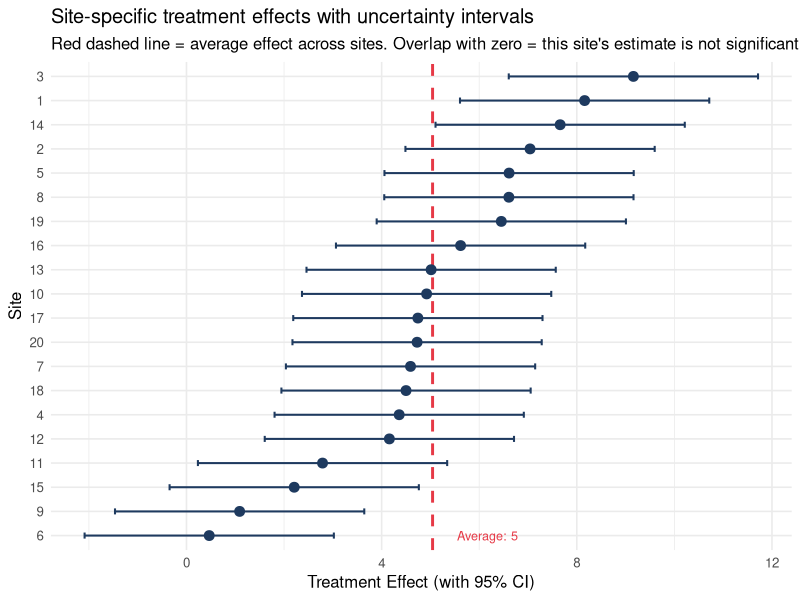
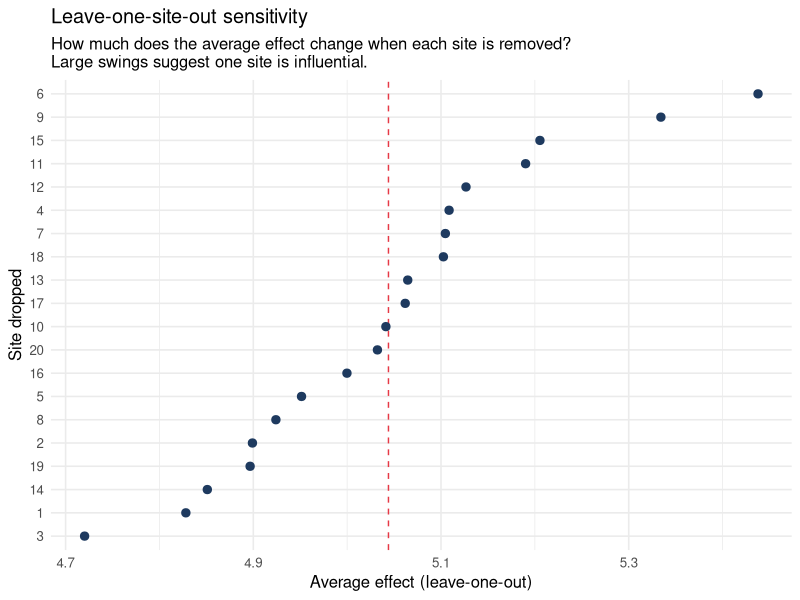

Write R code to recreate these figures, in order.
## ---- chunk 1
library(tidyverse)
library(lme4)
library(lmerTest)
library(broom.mixed)
set.seed(2024)
## ---- chunk 2
n_sites       <- 20
n_per_site    <- 40  # 20 treatment, 20 control

site_intercepts <- rnorm(n_sites, 50, 5)   # sites differ in baseline
site_effects    <- rnorm(n_sites, 5, 3)    # treatment effect varies across sites
# Average effect = 5; some sites show 8, some show 2

df_ml <- expand_grid(
  site = 1:n_sites,
  participant = 1:n_per_site
) |>
  mutate(
    treatment   = rep(c(rep(0, 20), rep(1, 20)), n_sites),
    site_base   = site_intercepts[site],
    site_effect = site_effects[site],
    outcome     = site_base + site_effect * treatment + rnorm(n(), 0, 6),
    site        = factor(site)
  )
## ---- chunk 3
# Random intercepts and slopes for sites
m_ml <- lmer(outcome ~ treatment + (treatment | site), data = df_ml)

broom.mixed::tidy(m_ml, effects = "fixed") |>
  knitr::kable(digits = 3,
    caption = "Average treatment effect across sites")

broom.mixed::tidy(m_ml, effects = "ran_pars") |>
  knitr::kable(digits = 3,
    caption = "Variance in treatment effect across sites (how heterogeneous is the effect?)")
## ---- chunk 4
# Forest plot with uncertainty intervals — not just point estimates
# Use ranef() conditional modes plus approximate SE from arm package for illustration
library(arm)

# Extract site-specific estimates: BLUP + shrinkage
site_coefs <- coef(m_ml)$site |>
  as.data.frame() |>
  rownames_to_column("site") |>
  rename(intercept = `(Intercept)`, effect = treatment)

# Approximate SE for site estimates via simulation from the fitted model
# (for a clean forest plot we use the lmer variance + residual to compute a naive SE)
n_per_site_val  <- n_per_site / 2   # ~20 per arm per site
resid_se        <- sigma(m_ml)
slope_se_approx <- resid_se / sqrt(n_per_site_val)   # rough per-site SE

site_estimates <- site_coefs |>
  mutate(
    se_approx = slope_se_approx,
    ci_lo     = effect - 1.96 * se_approx,
    ci_hi     = effect + 1.96 * se_approx
  ) |>
  arrange(effect)

avg_effect <- fixef(m_ml)["treatment"]

ggplot(site_estimates, aes(x = reorder(site, effect), y = effect)) +
  geom_hline(yintercept = avg_effect,
             color = "#e63946", linetype = "dashed", linewidth = 1) +
  geom_errorbar(aes(ymin = ci_lo, ymax = ci_hi),
                width = 0.25, color = "#1e3a5f", linewidth = 0.7) +
  geom_point(size = 3, color = "#1e3a5f") +
  annotate("text", x = 1, y = avg_effect + 0.5,
           label = paste0("Average: ", round(avg_effect, 1)),
           color = "#e63946", hjust = 0, size = 3.2) +
  coord_flip() +
  labs(
    title    = "Site-specific treatment effects with uncertainty intervals",
    subtitle = "Red dashed line = average effect across sites. Overlap with zero = this site's estimate is not significant alone.",
    x        = "Site",
    y        = "Treatment Effect (with 95% CI)"
  ) +
  theme_minimal(base_size = 12)
## ---- chunk 5
# Leave-one-site-out sensitivity: how much does the average effect change?
loo_results <- map_dfr(unique(df_ml$site), function(s) {
  df_sub <- df_ml |> filter(site != s)
  m_sub  <- lmer(outcome ~ treatment + (treatment | site),
                 data = df_sub, control = lmerControl(optimizer = "bobyqa"))
  tibble(
    dropped_site = s,
    avg_effect   = fixef(m_sub)["treatment"]
  )
})

ggplot(loo_results, aes(x = reorder(dropped_site, avg_effect), y = avg_effect)) +
  geom_hline(yintercept = fixef(m_ml)["treatment"],
             color = "#e63946", linetype = "dashed") +
  geom_point(color = "#1e3a5f", size = 2.5) +
  coord_flip() +
  labs(
    title    = "Leave-one-site-out sensitivity",
    subtitle = "How much does the average effect change when each site is removed?\nLarge swings suggest one site is influential.",
    x        = "Site dropped",
    y        = "Average effect (leave-one-out)"
  ) +
  theme_minimal(base_size = 12)
## ---- chunk 6
# Post-fit summary: what does the site-level variance tell us?
var_te  <- as.data.frame(VarCorr(m_ml))$vcov[2]
sd_te   <- sqrt(var_te)
avg_te  <- fixef(m_ml)["treatment"]

tibble(
  Quantity             = c("Average treatment effect", "SD of effect across sites",
                           "80% plausible interval for site effects",
                           "Proportion of sites where effect > 0 (approx)"),
  Value = c(
    round(avg_te, 2),
    round(sd_te, 2),
    paste0("[", round(avg_te - 1.28 * sd_te, 1), ", ", round(avg_te + 1.28 * sd_te, 1), "]"),
    round(pnorm(avg_te / sd_te), 2)
  )
) |>
  knitr::kable(caption = "Treatment effect heterogeneity across sites. The 80% plausible interval shows the range of effects you would expect across a new sample of similar sites.")
## ---- chunk 7
# Variance of the treatment effect across sites
var_treatment_effect <- as.data.frame(VarCorr(m_ml))$vcov[2]  # slope variance
cat("Standard deviation of treatment effect across sites:",
    round(sqrt(var_treatment_effect), 2), "\n")
cat("Average effect:", round(fixef(m_ml)["treatment"], 2), "\n")
cat("Effect ranges approximately from",
    round(fixef(m_ml)["treatment"] - 2*sqrt(var_treatment_effect), 1),
    "to",
    round(fixef(m_ml)["treatment"] + 2*sqrt(var_treatment_effect), 1),
    "across sites\n")
